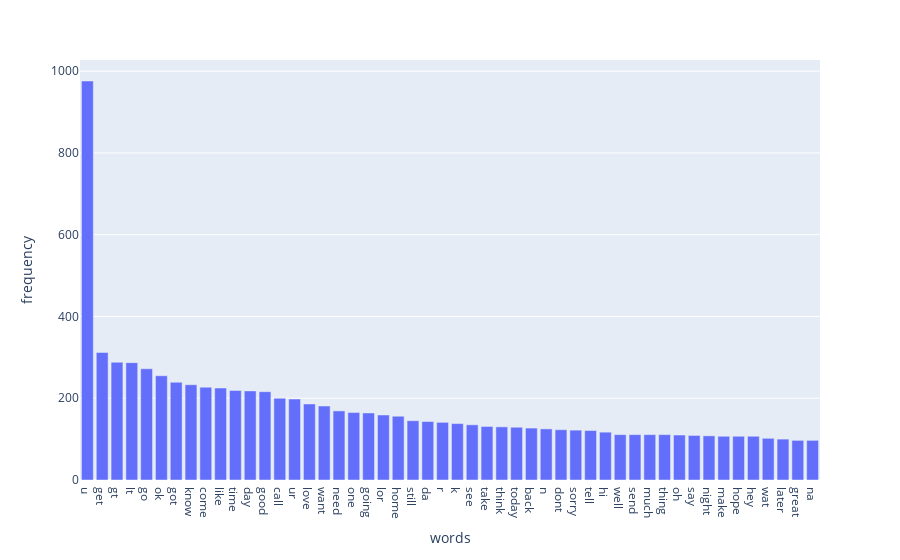

Write notebook code for a chart like this one.
### Code cell
fig=px.bar(df_most_ham_common,x='words',y='frequency')
fig.show()

### Figure 1 — Plotly figure (JSON) as saved in the notebook; plotly's stock layout.template omitted (floating-point values rounded to 4 significant figures)
{"data": [{"alignmentgroup": "True", "hovertemplate": "words=%{x}<br>frequency=%{y}<extra></extra>", "legendgroup": "", "marker": {"color": "#636efa", "pattern": {"shape": ""}}, "name": "", "offsetgroup": "", "orientation": "v", "showlegend": false, "textposition": "auto", "type": "bar", "x": ["u", "get", "gt", "lt", "go", "ok", "got", "know", "come", "like", "time", "day", "good", "call", "ur", "love", "want", "need", "one", "going", "lor", "home", "still", "da", "r", "k", "see", "take", "think", "today", "back", "n", "dont", "sorry", "tell", "hi", "well", "send", "much", "thing", "oh", "say", "night", "make", "hope", "hey", "wat", "later", "great", "na"], "xaxis": "x", "y": [976, 312, 288, 287, 272, 255, 239, 233, 227, 225, 219, 218, 216, 200, 198, 186, 181, 169, 165, 164, 159, 156, 145, 143, 141, 138, 135, 131, 130, 129, 127, 125, 123, 122, 121, 117, 111, 111, 111, 111, 110, 109, 108, 107, 107, 107, 102, 100, 97, 97], "yaxis": "y"}], "layout": {"barmode": "relative", "legend": {"tracegroupgap": 0}, "margin": {"t": 60}, "xaxis": {"anchor": "y", "domain": [0, 1], "title": {"text": "words"}}, "yaxis": {"anchor": "x", "domain": [0, 1], "title": {"text": "frequency"}}}}
